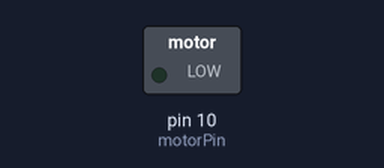
This sketch was run on a simulated Arduino Uno, built with avr-gcc and run on an emulated ATmega328P. On the bench: switched loads named in the sketch (green lamp = pin HIGH).

Above: at 0.05 s.
At 6.0 s:
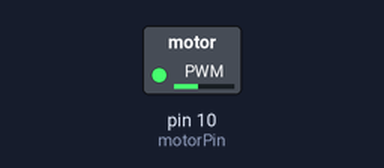
Timing chart, 0 to 7.8 s (numbered marks = the images above):
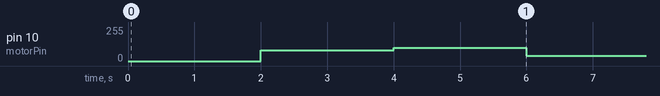

The sketch:

DC_Motor_Control.ino
```cpp
/*The following code Spin a DC motor in one direction at varying speeds using PWM*/

int motorPin = 10;

int Speed = 80; //Variable to store Speed, limits [50 <= speed <= 225]

void setup(){
	pinMode(motorPin, OUTPUT); //Set pin 3 as an OUTPUT
}

/*The looped code has 2 second delay intervals where a signal is sent to pin 3 and depending
on the speed, the width of the pulse form the analog signal increases proportional to that parameter.*/
void loop(){
  delay(2000);
	analogWrite(motorPin, Speed);
  delay(2000);
	analogWrite(motorPin, Speed + 20);
  delay(2000);
	analogWrite(motorPin, Speed - 40);
}
```

Measured:
- by itself, pin 10 (motorPin): repeats every 6.0 s: 100/255 2.0 s, 40/255 2.0 s, 80/255 2.0 s
